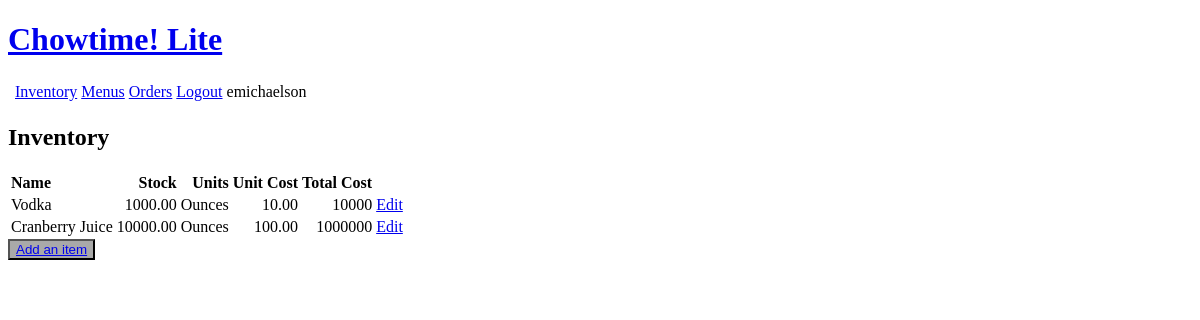
The page /inventory/ (signed in) on the database as committed earlier.
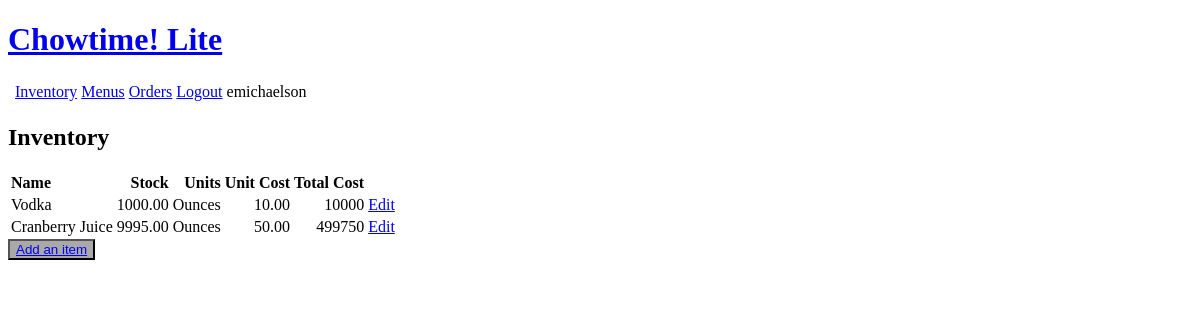
The same page on the database as committed later.
### inventory/models.py (models this page shows, shortened)
class Ingredient(models.Model):
    GRAM = 'Grams'
    OUNCE = 'Ounces'
    PIECE = 'Pieces'
    UNIT_CHOICES = [
        ('Grams', 'Grams'),
        ('Ounces', 'Ounces'),
        ('Pieces', 'Pieces')
    ]
    '''
    users:
    - on_delete=models.SET_NULL so if the user is deleted, the ingredient model instances aren't deleted as well
    - null=True since we already have database data and we couldn't migrate without having to add a default
    '''
    user = models.ForeignKey(User, on_delete=models.SET_NULL, null=True, blank=True)
    name = models.CharField(max_length=200)
    unitType = models.CharField(max_length=200, choices=UNIT_CHOICES, verbose_name='Unit')
    unitCost = models.DecimalField(max_digits=10, decimal_places=2, verbose_name='Unit Cost')
    inventoryQuantity = models.DecimalField(max_digits=10, decimal_places=2, verbose_name='Quantity')
    def totalCost(self):
        result = self.inventoryQuantity * self.unitCost
        return "{:.0f}".format(result)

### inventory/views.py (the view)
# urls.py: path('inventory/', views.InventoryList, name='inventorylist'),
@login_required(login_url='login')
def InventoryList(request):
    user = request.user
    inventory = Ingredient.objects.filter(user=user)
    context = {'inventory': inventory}
    return render(request, 'inventory/inventoryList.html', context)

### inventory/templates/inventory/inventoryList.html
{% extends 'inventory/header.html' %}
{% block content %}
<h2>Inventory</h2>
<div>
    {% if inventory != '' %}
        <table>
            <thead>
                <th style="text-align: left">Name</th>
                <th style="text-align: right">Stock</th>
                <th style="text-align: right">Units</th>
                <th style="text-align: right">Unit Cost</th>
                <th style="text-align: right">Total Cost</th>
            </thead>
            <tbody>
            {% for item in inventory %}
                <tr>
                    <td style="text-align: left">{{ item.name }}</td>
                    <td style="text-align: right">{{ item.inventoryQuantity }}</td>
                    <td style="text-align: right">{{ item.unitType }}</td>
                    <td style="text-align: right">{{ item.unitCost }}</td>
                    <td style="text-align: right">{{ item.totalCost }}</td>
                    <td style="text-align: right"><a href="{% url 'inventoryupdate' item.id %}">Edit</a></td>
                </tr>
            {% endfor %}
            </tbody>
        </table>
    {% endif %}
    <button style="background-color: darkgrey;" type="button"><a href="{% url 'inventorycreate' %}">Add an item</a></button>
</div>
{% endblock %}

Rows that differ between the two databases and show on the page:
changed Ingredient "Cranberry Juice": inventoryQuantity "10000.00" → "9995.00"; unitCost "100.00" → "50.00"; totalCost "1000000" → "499750"
